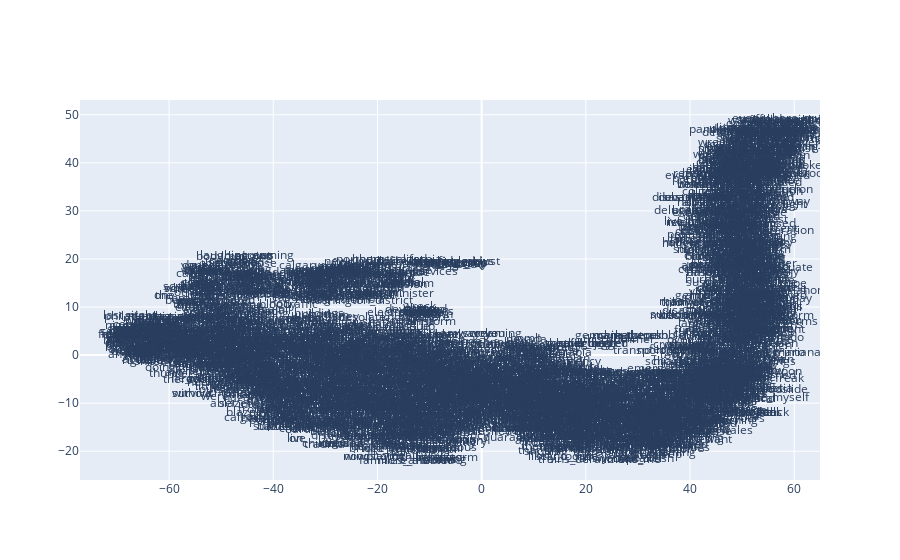

The cell this chart's notebook holds for it:
### Code cell
x_vals, y_vals, labels = reduce_dimensions(model_ui_sg)
plot_function(x_vals, y_vals, labels)

### Figure 1 — Plotly figure (JSON) as saved in the notebook; plotly's stock layout.template omitted (floating-point values rounded to 4 significant figures; data arrays with more than 128 entries replaced by an {"elided": "..."} marker saying what was removed)
{"data": [{"mode": "text", "text": {"elided": "3691 str values"}, "type": "scatter", "x": {"elided": "3691 float values"}, "y": {"elided": "3691 float values"}}], "layout": {}}
